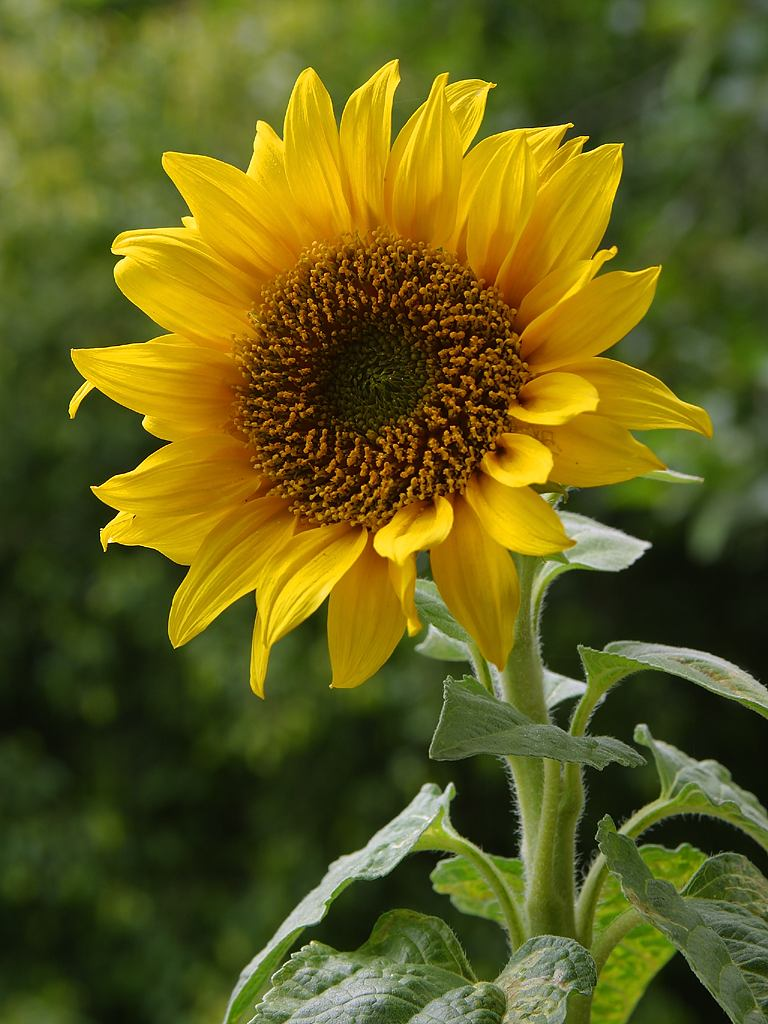
#> input picture sunflower.jpg, 768 x 1024 px
$ python test.py
#> lines starting #> are read from the running program, lines starting #| are printed output that depends on the picture; after the words box and inside, x2 and y2 are one past the last pixel; in counts of white or black regions, pixels touching at a corner belong together
import numpy as np
import time
import cv2 as cv

# reads image
img = cv.imread("sunflower.jpg")
#> img is the input picture: shape (1024, 768, 3); mean B, G, R 27.4, 94.7, 98.3

# converts to gray scale
img_gray = cv.cvtColor(img, cv.COLOR_BGR2GRAY)
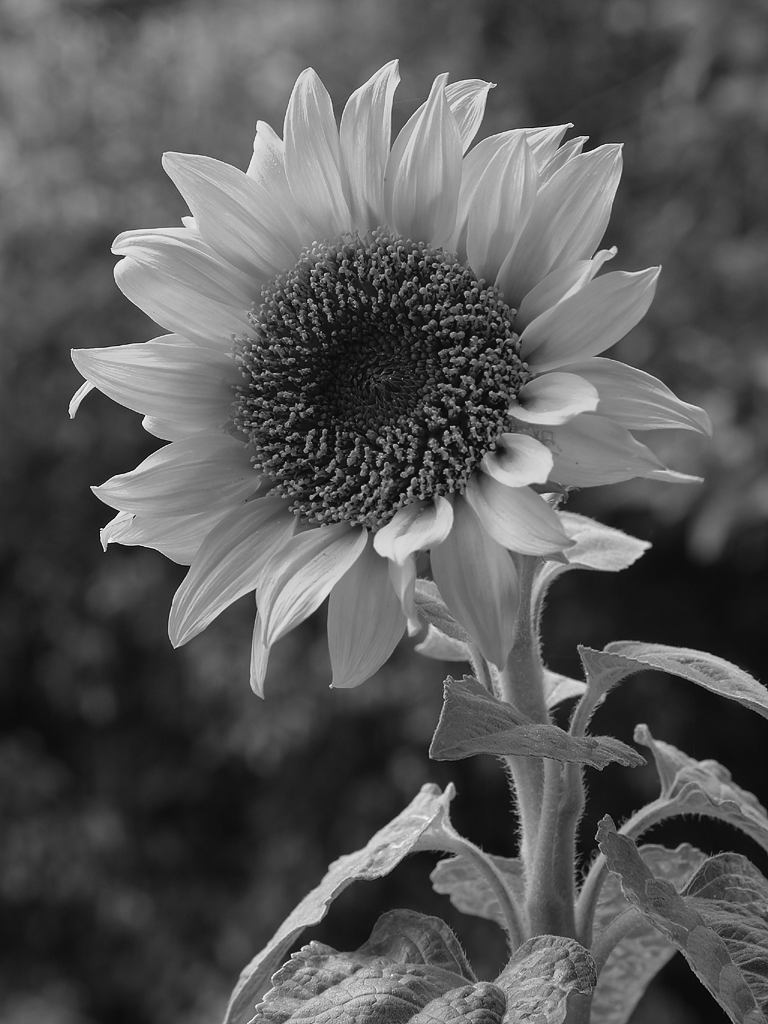
#> img_gray: shape (1024, 768); min 1, max 253, mean 88.1

# assures contiguous memory
img_gray = np.ascontiguousarray(img_gray)

# test copy (also contiguous)
img_test = np.ascontiguousarray(img_gray.copy())

# time measuring
start = time.perf_counter()

_, out = cv.threshold(img_test, 130, 255, cv.THRESH_BINARY)
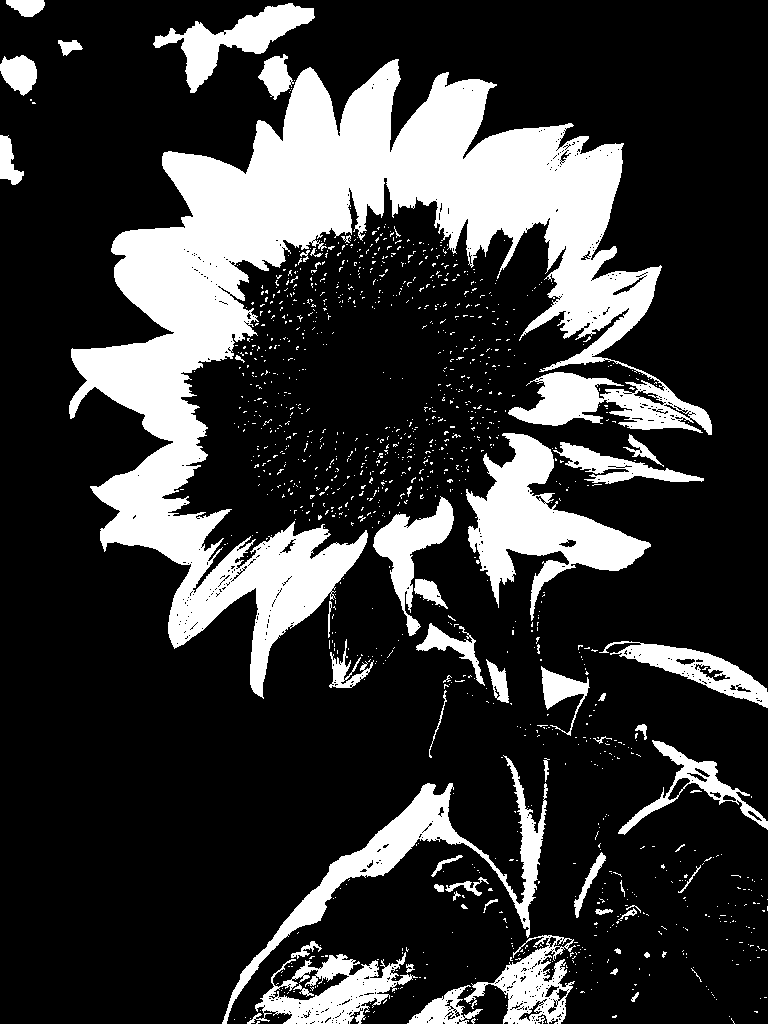
#> out: shape (1024, 768); 21.9% white; 1247 white regions (1189 under 20 px), largest, box (x1, y1, x2, y2) and area: (69, 59, 712, 699) 109246, (466, 433, 651, 621) 12664, (222, 755, 548, 1024) 9600

end = time.perf_counter()

print(f"OpenCV threshold: {(end - start)*1000:.3f} ms")

# shows result
cv.imshow("result_opencv", out)

# save image
cv.imwrite("sunflower_threshold_opencv.png", out)

cv.waitKey(0)
cv.destroyAllWindows()
